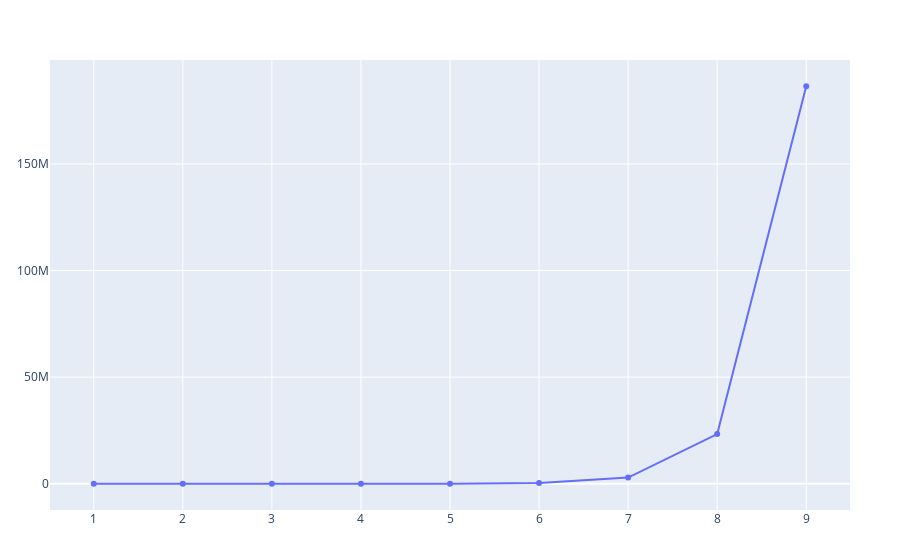

Notebook code cell kept with this figure:
### Code cell
plot(flops, label="flops", xlabel="log2(n)", ylabel="flops")

### Figure 1 — Plotly figure (JSON) as saved in the notebook; plotly's stock layout.template omitted (floating-point values rounded to 4 significant figures)
{"data": [{"label": "flops", "type": "scatter", "x": [1, 2, 3, 4, 5, 6, 7, 8, 9], "xlabel": "log2(n)", "y": [0, 56, 628, 5492, 45060, 363076, 2910468, 23296772, 186402820], "ylabel": "flops"}], "layout": {"margin": {"b": 50, "l": 50, "r": 50, "t": 60}}}
